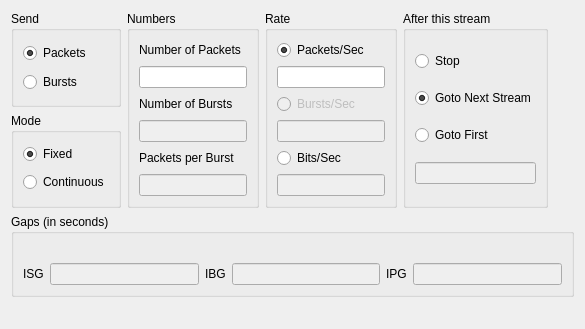
     <widget class="QWidget" name="streamControlTab" >
      <attribute name="title" >
       <string>Stream Control</string>
      </attribute>
      <layout class="QGridLayout" >
       <item row="0" column="0" >
        <widget class="QGroupBox" name="groupBox_3" >
         <property name="title" >
          <string>Send</string>
         </property>
         <layout class="QVBoxLayout" >
          <item>
           <widget class="QRadioButton" name="rbSendPackets" >
            <property name="text" >
             <string>Packets</string>
            </property>
            <property name="checked" >
             <bool>true</bool>
            </property>
           </widget>
          </item>
          <item>
           <widget class="QRadioButton" name="rbSendBursts" >
            <property name="text" >
             <string>Bursts</string>
            </property>
           </widget>
          </item>
         </layout>
        </widget>
       </item>
       <item rowspan="2" row="0" column="1" >
        <widget class="QGroupBox" name="groupBox_13" >
         <property name="title" >
          <string>Numbers</string>
         </property>
         <layout class="QVBoxLayout" >
          <item>
           <widget class="QLabel" name="label_7" >
            <property name="text" >
             <string>Number of Packets</string>
            </property>
            <property name="buddy" >
             <cstring>leNumPackets</cstring>
            </property>
           </widget>
          </item>
          <item>
           <widget class="QLineEdit" name="leNumPackets" >
            <property name="inputMask" >
             <string/>
            </property>
            <property name="text" >
             <string/>
            </property>
            <property name="alignment" >
             <set>Qt::AlignRight|Qt::AlignTrailing|Qt::AlignVCenter</set>
            </property>
           </widget>
          </item>
          <item>
           <widget class="QLabel" name="label_13" >
            <property name="text" >
             <string>Number of Bursts</string>
            </property>
            <property name="buddy" >
             <cstring>leNumBursts</cstring>
            </property>
           </widget>
          </item>
          <item>
           <widget class="QLineEdit" name="leNumBursts" >
            <property name="enabled" >
             <bool>false</bool>
            </property>
            <property name="alignment" >
             <set>Qt::AlignRight|Qt::AlignTrailing|Qt::AlignVCenter</set>
            </property>
           </widget>
          </item>
          <item>
           <widget class="QLabel" name="label_12" >
            <property name="text" >
             <string>Packets per Burst</string>
            </property>
            <property name="buddy" >
             <cstring>lePacketsPerBurst</cstring>
            </property>
           </widget>
          </item>
          <item>
           <widget class="QLineEdit" name="lePacketsPerBurst" >
            <property name="enabled" >
             <bool>false</bool>
            </property>
            <property name="alignment" >
             <set>Qt::AlignRight|Qt::AlignTrailing|Qt::AlignVCenter</set>
            </property>
           </widget>
          </item>
         </layout>
        </widget>
       </item>
       <item rowspan="2" row="0" column="2" >
        <widget class="QGroupBox" name="groupBox_14" >
         <property name="title" >
          <string>Rate</string>
         </property>
         <property name="checkable" >
          <bool>false</bool>
         </property>
         <property name="checked" >
          <bool>false</bool>
         </property>
         <layout class="QVBoxLayout" >
          <item>
           <widget class="QRadioButton" name="rbPacketsPerSec" >
            <property name="text" >
             <string>Packets/Sec</string>
            </property>
            <property name="checked" >
             <bool>true</bool>
            </property>
           </widget>
          </item>
          <item>
           <widget class="QLineEdit" name="lePacketsPerSec" >
            <property name="alignment" >
             <set>Qt::AlignRight|Qt::AlignTrailing|Qt::AlignVCenter</set>
            </property>
           </widget>
          </item>
          <item>
           <widget class="QRadioButton" name="rbBurstsPerSec" >
            <property name="enabled" >
             <bool>false</bool>
            </property>
            <property name="text" >
             <string>Bursts/Sec</string>
            </property>
           </widget>
          </item>
          <item>
           <widget class="QLineEdit" name="leBurstsPerSec" >
            <property name="enabled" >
             <bool>false</bool>
            </property>
            <property name="alignment" >
             <set>Qt::AlignRight|Qt::AlignTrailing|Qt::AlignVCenter</set>
            </property>
           </widget>
          </item>
          <item>
           <widget class="QRadioButton" name="rbBitsPerSec" >
            <property name="text" >
             <string>Bits/Sec</string>
            </property>
           </widget>
          </item>
          <item>
           <widget class="QLineEdit" name="leBitsPerSec" >
            <property name="enabled" >
             <bool>false</bool>
            </property>
            <property name="alignment" >
             <set>Qt::AlignRight|Qt::AlignTrailing|Qt::AlignVCenter</set>
            </property>
           </widget>
          </item>
         </layout>
        </widget>
       </item>
       <item rowspan="2" row="0" column="3" >
        <widget class="QGroupBox" name="nextWhat" >
         <property name="title" >
          <string>After this stream</string>
         </property>
         <layout class="QVBoxLayout" >
          <item>
           <widget class="QRadioButton" name="rbActionStop" >
            <property name="text" >
             <string>Stop</string>
            </property>
           </widget>
          </item>
          <item>
           <widget class="QRadioButton" name="rbActionGotoNext" >
            <property name="text" >
             <string>Goto Next Stream</string>
            </property>
            <property name="checked" >
             <bool>true</bool>
            </property>
           </widget>
          </item>
          <item>
           <widget class="QRadioButton" name="rbActionGotoStream" >
            <property name="text" >
             <string>Goto First</string>
            </property>
           </widget>
          </item>
          <item>
           <widget class="QLineEdit" name="leStreamId" >
            <property name="enabled" >
             <bool>false</bool>
            </property>
            <property name="alignment" >
             <set>Qt::AlignRight|Qt::AlignTrailing|Qt::AlignVCenter</set>
            </property>
           </widget>
          </item>
         </layout>
        </widget>
       </item>
       <item rowspan="2" row="0" column="4" >
        <spacer>
         <property name="orientation" >
          <enum>Qt::Horizontal</enum>
         </property>
         <property name="sizeHint" >
          <size>
           <width>20</width>
           <height>41</height>
          </size>
         </property>
        </spacer>
       </item>
       <item row="1" column="0" >
        <widget class="QGroupBox" name="groupBox_5" >
         <property name="title" >
          <string>Mode</string>
         </property>
         <layout class="QVBoxLayout" >
          <item>
           <widget class="QRadioButton" name="rbModeFixed" >
            <property name="text" >
             <string>Fixed</string>
            </property>
            <property name="checked" >
             <bool>true</bool>
            </property>
           </widget>
          </item>
          <item>
           <widget class="QRadioButton" name="rbModeContinuous" >
            <property name="text" >
             <string>Continuous</string>
            </property>
           </widget>
          </item>
         </layout>
        </widget>
       </item>
       <item row="3" column="0" colspan="5" >
        <widget class="QGroupBox" name="groupBox_12" >
         <property name="enabled" >
          <bool>true</bool>
         </property>
         <property name="title" >
          <string>Gaps (in seconds)</string>
         </property>
         <property name="checkable" >
          <bool>false</bool>
         </property>
         <property name="checked" >
          <bool>false</bool>
         </property>
         <layout class="QGridLayout" >
          <item row="0" column="0" colspan="4" >
           <widget class="QLabel" name="label_45" >
            <property name="text" >
             <string/>
            </property>
            <property name="pixmap" >
             <pixmap resource="ostinato.qrc" >:/icons/gaps.png</pixmap>
            </property>
           </widget>
          </item>
          <item row="1" column="0" >
           <widget class="QLabel" name="label_14" >
            <property name="text" >
             <string>ISG</string>
            </property>
            <property name="buddy" >
             <cstring>leGapIsg</cstring>
            </property>
           </widget>
          </item>
          <item row="1" column="1" >
           <widget class="QLineEdit" name="leGapIsg" >
            <property name="enabled" >
             <bool>false</bool>
            </property>
            <property name="alignment" >
             <set>Qt::AlignRight|Qt::AlignTrailing|Qt::AlignVCenter</set>
            </property>
           </widget>
          </item>
          <item row="1" column="2" >
           <widget class="QLabel" name="label_42" >
            <property name="text" >
             <string>IBG</string>
            </property>
            <property name="buddy" >
             <cstring>leGapIbg</cstring>
            </property>
           </widget>
          </item>
          <item row="1" column="3" >
           <widget class="QLineEdit" name="leGapIbg" >
            <property name="enabled" >
             <bool>false</bool>
            </property>
            <property name="alignment" >
             <set>Qt::AlignRight|Qt::AlignTrailing|Qt::AlignVCenter</set>
            </property>
           </widget>
          </item>
          <item row="1" column="4" >
           <widget class="QLabel" name="label_15" >
            <property name="text" >
             <string>IPG</string>
            </property>
            <property name="buddy" >
             <cstring>leGapIpg</cstring>
            </property>
           </widget>
          </item>
          <item row="1" column="5" >
           <widget class="QLineEdit" name="leGapIpg" >
            <property name="enabled" >
             <bool>false</bool>
            </property>
            <property name="alignment" >
             <set>Qt::AlignRight|Qt::AlignTrailing|Qt::AlignVCenter</set>
            </property>
           </widget>
          </item>
         </layout>
        </widget>
       </item>
       <item row="4" column="1" colspan="2" >
        <spacer>
         <property name="orientation" >
          <enum>Qt::Vertical</enum>
         </property>
         <property name="sizeHint" >
          <size>
           <width>153</width>
           <height>21</height>
          </size>
         </property>
        </spacer>
       </item>
      </layout>
     </widget>
